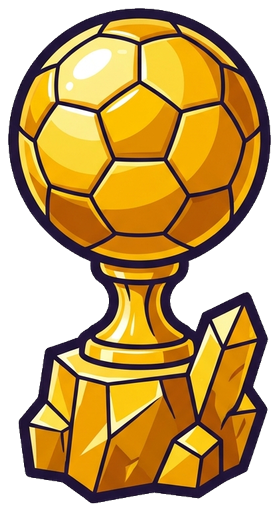
#> input picture packs/shared/stickers/ballon_dor.png, 279 x 512 px
$ python -i cutout_sticker.py   (imports and definitions only)
#> lines starting #> are read from the running program, lines starting #| are printed output that depends on the picture
#> in process_sticker, im is the input picture: PIL image 279x512 RGBA; mean R, G, B, A 117.2, 85.1, 27.5, 172.3
#!/usr/bin/env python3
"""cine3d sticker & backdrop processor (v3.0 — Vox Paper-Cutout / Gemini Image Pipeline).

Converts raw `generate_image` white-background illustrations into crisp, tight-cropped,
transparent-background RGBA PNG stickers (512px max) for `packs/shared/stickers/`,
or optimized 1080x1920 / 1920x1080 JPEG backdrops for `packs/shared/backdrops/`.

Usage:
  python3 tools/cutout_sticker.py input.jpg packs/shared/stickers/sports_car.png [--size 512] [--stroke 0] [--thresh 232]
  python3 tools/cutout_sticker.py --backdrop input.jpg packs/shared/backdrops/mom_kitchen.jpg [--w 1080 --h 1920]
  python3 tools/cutout_sticker.py --rebuild-catalog

Requires Pillow (`PIL`). Zero external binary dependencies."""
import argparse
from collections import deque
import json
import os
import sys
from PIL import Image, ImageFilter

ROOT = os.path.dirname(os.path.dirname(os.path.abspath(__file__)))
STICKER_DIR = os.path.join(ROOT, 'packs', 'shared', 'stickers')
BACKDROP_DIR = os.path.join(ROOT, 'packs', 'shared', 'backdrops')


def is_bg_pixel(r, g, b, thresh=194, max_sat=26):
    mx = max(r, g, b)
    mn = min(r, g, b)
    luma = 0.2126 * r + 0.7152 * g + 0.0722 * b
    return luma >= thresh and (mx - mn) <= max_sat


def strip_white_bg_flood(img, thresh=194, max_sat=26, feather=True):
    """Flood-fill from all 4 edges so white areas INSIDE the artwork (e.g. styrofoam box,
    highlights, white villa walls) stay 100% opaque while outer white + baked sticker borders
    and faint light-gray drop-shadow rings become cleanly transparent (stops at ink outlines
    or saturated colors)."""
#> called with thresh = 194, max_sat = 26, feather = True
    rgba = img.convert('RGBA')
    w, h = rgba.size
#> w = 279; h = 512
    px = rgba.load()
    visited = bytearray(w * h)
    q = deque()

    def try_push(x, y):
        idx = y * w + x
        if visited[idx]:
            return
        r, g, b, a = px[x, y]
        if a == 0 or is_bg_pixel(r, g, b, thresh, max_sat):
            visited[idx] = 1
            q.append((x, y))

    for x in range(w):
        try_push(x, 0)
        try_push(x, h - 1)
    for y in range(h):
        try_push(0, y)
        try_push(w - 1, y)

    while q:
        x, y = q.popleft()
        px[x, y] = (255, 255, 255, 0)
        if x > 0:
            try_push(x - 1, y)
        if x + 1 < w:
            try_push(x + 1, y)
        if y > 0:
            try_push(x, y - 1)
        if y + 1 < h:
            try_push(x, y + 1)

    # Second pass: eat 2px faint gray shadow / anti-alias white fringe on the outer boundary
    for _ in range(2):
        to_fade = []
        for y in range(1, h - 1):
            for x in range(1, w - 1):
                r, g, b, a = px[x, y]
                if a == 0:
                    continue
                if px[x - 1, y][3] == 0 or px[x + 1, y][3] == 0 or px[x, y - 1][3] == 0 or px[x, y + 1][3] == 0:
                    luma = 0.2126 * r + 0.7152 * g + 0.0722 * b
                    sat = max(r, g, b) - min(r, g, b)
                    if luma > 180 and sat < 30:
                        to_fade.append((x, y, 0))
                    elif feather and luma > 145 and sat < 34:
                        to_fade.append((x, y, int(a * 0.45)))
        for x, y, na in to_fade:
            r, g, b, _ = px[x, y]
            px[x, y] = (r, g, b, na)

    return rgba


# [13 lines left out: function add_cutout_stroke, not called in this run]


def process_sticker(src, dst, size=512, stroke=0, thresh=194, max_sat=26):
    im = Image.open(src)
    rgba = strip_white_bg_flood(im, thresh=thresh, max_sat=max_sat)
    bbox = rgba.getbbox()
    if bbox:
        rgba = rgba.crop(bbox)
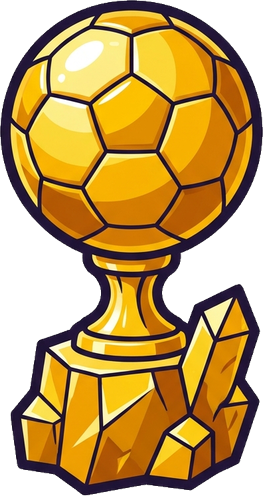
#> rgba: PIL image 263x496 RGBA; mean R, G, B, A 192.4, 157.3, 94.2, 188.7; transparent parts drawn white
    # Trim thin semi-transparent outer fringe then add modest padding
    if stroke > 0:
        rgba = add_cutout_stroke(rgba, stroke_px=stroke)
    w, h = rgba.size
    scale = min((size - 16) / max(1, w), (size - 16) / max(1, h), 1.0)
    nw, nh = max(1, int(round(w * scale))), max(1, int(round(h * scale)))
    rgba = rgba.resize((nw, nh), Image.Resampling.LANCZOS)
    out = Image.new('RGBA', (nw + 16, nh + 16), (0, 0, 0, 0))
#> out: PIL image 279x512 RGBA; every value is 0
    out.paste(rgba, (8, 8), rgba)
    os.makedirs(os.path.dirname(os.path.abspath(dst)), exist_ok=True)
    out.save(dst, format='PNG', optimize=True)
    kb = round(os.path.getsize(dst) / 1024, 1)
    print(f'STICKER OK  {os.path.relpath(dst, ROOT)}  ({out.size[0]}x{out.size[1]}, {kb} KB)')
#| STICKER OK  tools/out.png  (279x512, 191.8 KB)


# [78 lines left out: functions process_backdrop, rebuild_catalog, main, not called in this run]


# [2 lines not run here, left out]

>>> result = process_sticker('../packs/shared/stickers/ballon_dor.png', 'out.png')

$ run again, on packs/shared/stickers/money_bag.png
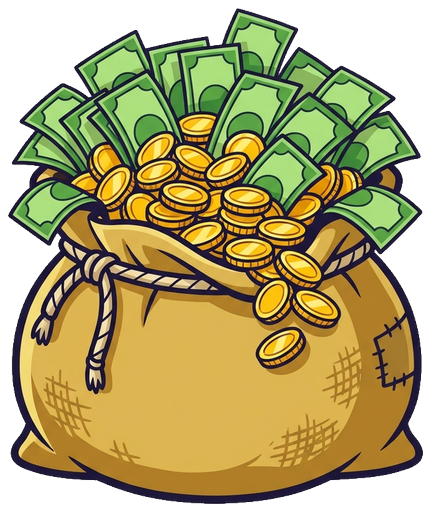
#> input picture packs/shared/stickers/money_bag.png, 431 x 512 px
#> in process_sticker, im is the input picture: PIL image 431x512 RGBA; mean R, G, B, A 115, 104.6, 52.7, 192.7
#> in process_sticker, `rgba = rgba.crop(bbox)`:
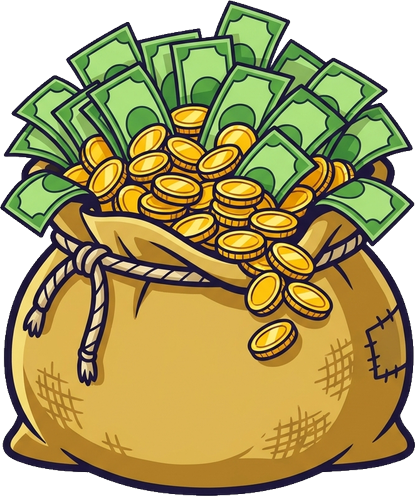
#> rgba: PIL image 415x496 RGBA; mean R, G, B, A 169.9, 158.8, 103.2, 206.6; transparent parts drawn white
#| STICKER OK  tools/out.png  (431x512, 354.5 KB)

$ run again, on packs/shared/stickers/ref_card.png
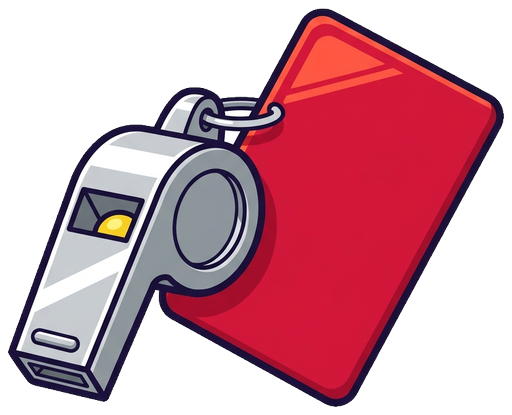
#> input picture packs/shared/stickers/ref_card.png, 512 x 415 px
#> in process_sticker, im is the input picture: PIL image 512x415 RGBA; mean R, G, B, A 92, 38.9, 51.4, 138.9
#> in process_sticker, `rgba = rgba.crop(bbox)`:
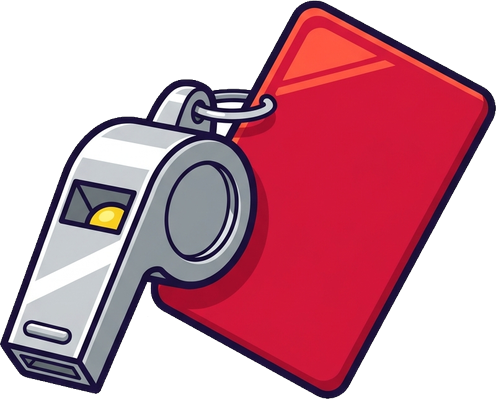
#> rgba: PIL image 496x399 RGBA; mean R, G, B, A 203.2, 146.1, 159.6, 149.2; transparent parts drawn white
#| STICKER OK  tools/out.png  (512x415, 191.9 KB)

$ run again, on packs/shared/stickers/scam_phone.png
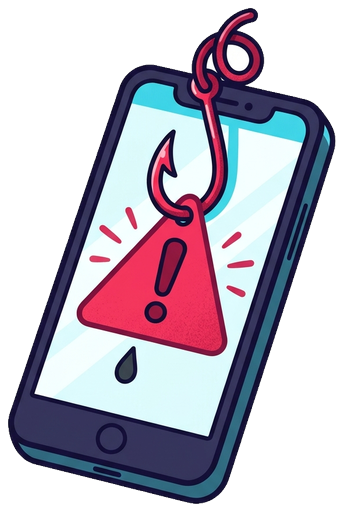
#> input picture packs/shared/stickers/scam_phone.png, 344 x 512 px
#> in process_sticker, im is the input picture: PIL image 344x512 RGBA; mean R, G, B, A 76.3, 69.2, 81.9, 140.6
#> in process_sticker, `rgba = rgba.crop(bbox)`:
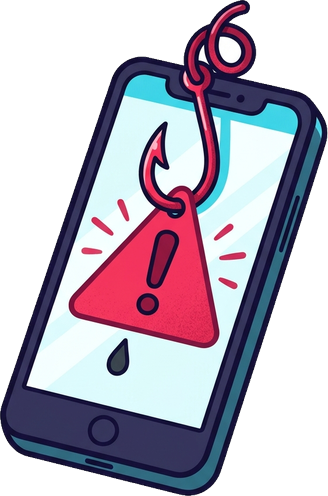
#> rgba: PIL image 328x496 RGBA; mean R, G, B, A 183.8, 176.1, 189.9, 152.2; transparent parts drawn white
#| STICKER OK  tools/out.png  (344x512, 174.1 KB)
